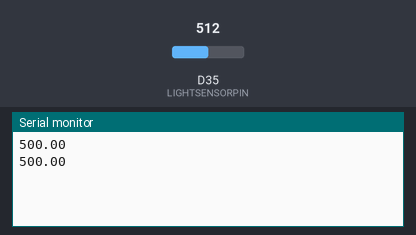
Recording of a sketch running on a simulated Arduino Due. Parts: the last lines printed to the serial monitor. The inputs (shaded band) are chosen by the test bench; at power-on: D35 (LIGHTSENSORPIN) = 512 (analog values on the 0–1023 scale).

Above: at 1.8 s.
1.9 s: D35 (LIGHTSENSORPIN) set to 716
At 2.8 s:
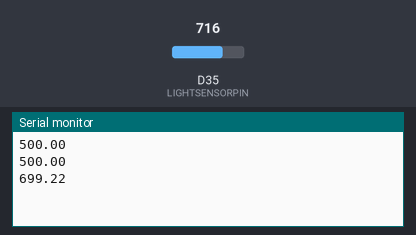
3.4 s: D35 (LIGHTSENSORPIN) set to 900
At 4.6 s:
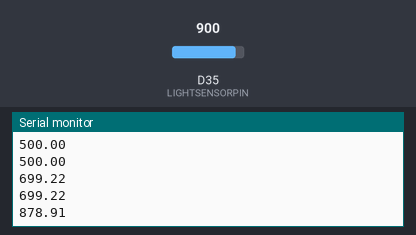
Timing chart, 0 to 6.4 s (numbered marks = the images above; inputs shaded):
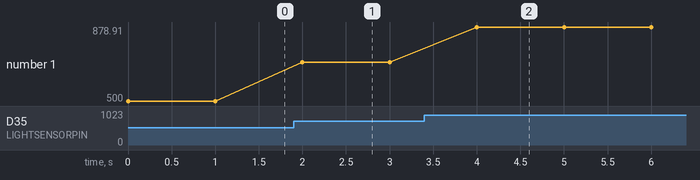

Measured:
- after the input at 1.9 s, the serial monitor: prints a new line after 0.10 s (image 1)
- after the input at 3.4 s, the serial monitor: prints a new line after 0.60 s (image 2)
- plotted number 1: 500 → 699.22 after the input at 1.9 s, 699.22 → 878.91 after the input at 3.4 s

The sketch:

TEMT6000.ino
```cpp
#define LIGHTSENSORPIN 35 //Ambient light sensor reading
void setup()
{
    analogReadResolution(12);
    pinMode(LIGHTSENSORPIN, INPUT);
    Serial.begin(115200);
}
void loop()
{
    float reading = analogRead(LIGHTSENSORPIN)/4096.0*1000.0; //Read light level
    Serial.println(reading);
    delay(1000);
}
```
